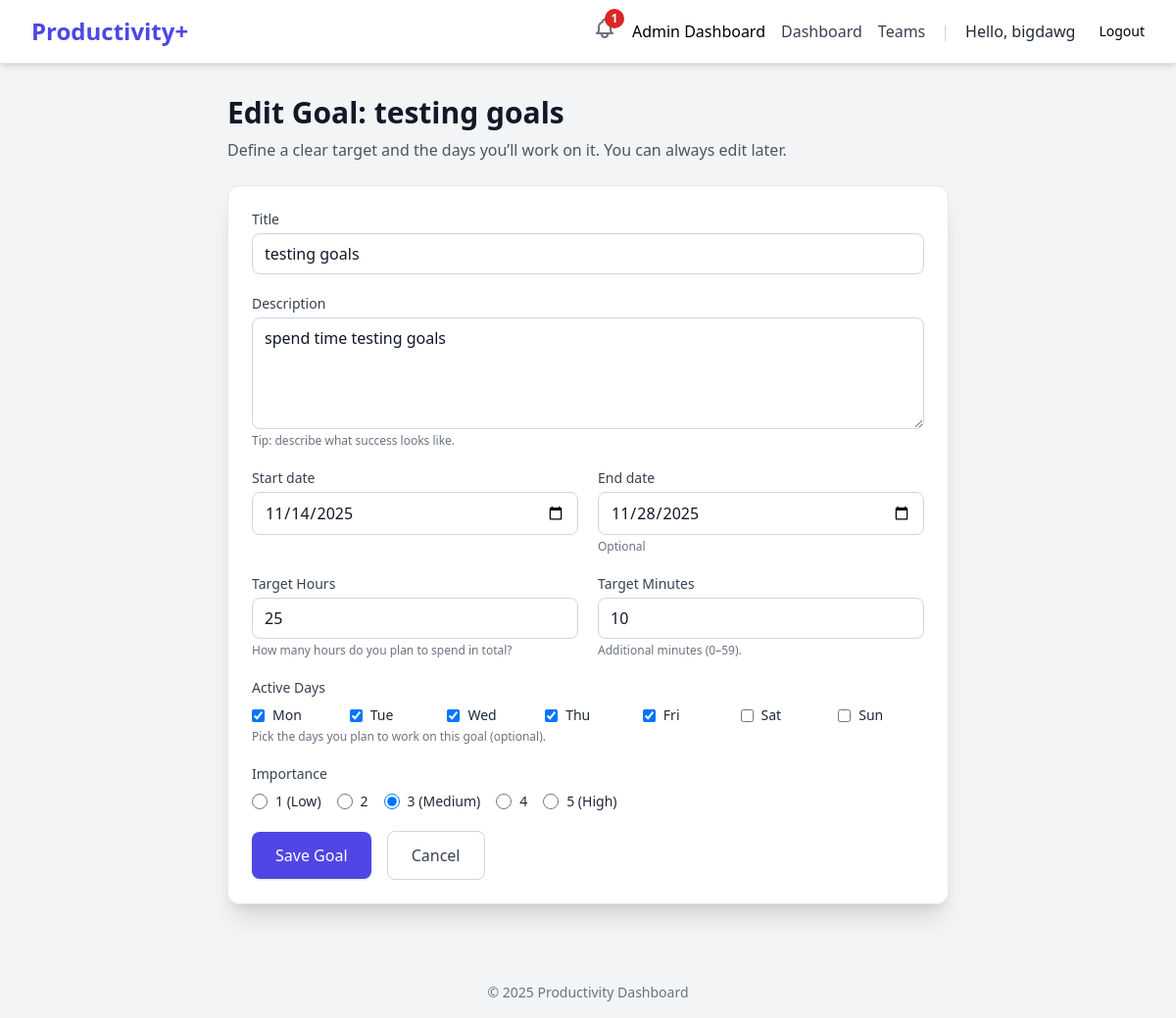
Page /dashboard/goal/4/edit/ (signed in) on the committed database.
### users/models.py (models this page shows, shortened)
class CustomUser(AbstractUser):
    class Role(models.TextChoices):
        USER = 'USER', 'User'
        ADMIN = 'ADMIN', 'Admin'
    role = models.CharField(max_length=50, choices=Role.choices, default=Role.USER)
    email = models.EmailField(unique=True)
    created_at = models.DateTimeField(auto_now_add=True)

### dashboard/models.py (models this page shows, shortened)
class BaseGoal(models.Model):
    title = models.CharField(max_length=255)
    description = models.TextField(blank=True, null=True)
    start_date = models.DateField()
    end_date = models.DateField(blank=True, null=True)
    target_time = models.DurationField(
        help_text="Target time to spend"
    )
    real_time = models.DurationField(
        default=timedelta(seconds=0),
        help_text="Actual time spent so far"
    )
    completed = models.BooleanField(default=False)
    created_at = models.DateTimeField(auto_now_add=True)
    updated_at = models.DateTimeField(auto_now=True)
    class Meta:
        abstract = True # This makes it a template, not a database table
        ordering = ['-created_at']

class PersonalGoal(BaseGoal):
    user = models.ForeignKey(
        settings.AUTH_USER_MODEL,
        on_delete=models.CASCADE,
        related_name='goals'
    )
    days_of_the_week = models.CharField(max_length=7, blank=True)
    importance_level = models.PositiveSmallIntegerField(
        default=1,
        validators = [MinValueValidator(1), MaxValueValidator(5)])
    class Meta:
        db_table = 'dashboard_goal'

### dashboard/views.py (the view)
# urls.py: path('goal/<int:goal_id>/edit/', views.goal_edit_view, name='goal_edit'),
@login_required
def goal_edit_view(request, goal_id):
    goal = get_object_or_404(PersonalGoal, pk=goal_id)
    is_authorized = False
    if goal.user == request.user:
        is_authorized = True
    """
    # Check 2: Is this a Team Goal, and is the user a Team Admin?
    if hasattr(goal, 'teamgoal') and goal.teamgoal.team:
        try:
            member_role = TeamMember.objects.get(
                user=request.user,
                team=goal.teamgoal.team
            ).role
            if member_role == TeamMember.Role.ADMIN:
                is_authorized = True
        except TeamMember.DoesNotExist:
            pass # Not a member, so not an admin

    """
    if not is_authorized:
        messages.error(request, f"You do not have permission to edit the goal '{goal.title}'.")
        return redirect('dashboard:dashboard_view')
    if request.method == 'POST':
        form = GoalForm(request.POST, instance=goal)
        if form.is_valid():
            form.save()
            messages.success(request, f"Goal '{goal.title}' updated successfully!")
            return redirect('dashboard:dashboard_view')
    else:
        form = GoalForm(instance=goal)
    context = {
        'form': form,
        'page_title': f'Edit Goal: {goal.title}'
    }
    return render(request, 'dashboard/goal_form.html', context)

### users/context_processors.py (called while the page is built)
def unread_notifications(request):
    if request.user.is_authenticated:
        notifications = Notification.objects.filter(
            user=request.user,
            is_read=False
        )
        return {
            'unread_notifications': notifications,
            'unread_notification_count': notifications.count()
        }
    return {}

### templates/dashboard/goal_form.html (shortened to what this page needs)
{% extends "base.html" %}
{% block content %}
<div class="max-w-3xl mx-auto py-8 px-4">
  <h1 class="text-3xl font-bold text-gray-900 mb-2">{{ page_title }}</h1>
  <p class="text-gray-600 mb-6">
    Define a clear target and the days you’ll work on it. You can always edit later.
  </p>
  <form method="post" class="bg-white shadow-xl rounded-xl p-6 border border-gray-200">
    <div class="mb-5">
      <label class="block text-sm font-medium text-gray-700">{{ form.title.label }}</label>
      {{ form.title }}
    </div>
    <div class="mb-5">
      <label class="block text-sm font-medium text-gray-700">{{ form.description.label }}</label>
      {{ form.description }}
      <p class="text-xs text-gray-500 mt-1">Tip: describe what success looks like.</p>
    </div>
    <div class="grid grid-cols-1 md:grid-cols-2 gap-5 mb-5">
      <div>
        <label class="block text-sm font-medium text-gray-700">{{ form.start_date.label }}</label>
        {{ form.start_date }}
      </div>
      <div>
        <label class="block text-sm font-medium text-gray-700">{{ form.end_date.label }}</label>
        {{ form.end_date }}
        <p class="text-xs text-gray-500 mt-1">Optional</p>
      </div>
    </div>
    <div class="grid grid-cols-1 md:grid-cols-2 gap-5 mb-5">
      <div>
        <label class="block text-sm font-medium text-gray-700">{{ form.target_hours.label }}</label>
        {{ form.target_hours }}
        <p class="text-xs text-gray-500 mt-1">{{ form.target_hours.help_text }}</p>
      </div>
      <div>
        <label class="block text-sm font-medium text-gray-700">{{ form.target_minutes.label }}</label>
        {{ form.target_minutes }}
        <p class="text-xs text-gray-500 mt-1">{{ form.target_minutes.help_text }}</p>
      </div>
    </div>
    <div class="mb-5">
      <label class="block text-sm font-medium text-gray-700">{{ form.days_selection.label }}</label>
      <div class="mt-2 grid grid-cols-3 sm:grid-cols-7 gap-3">
        {% for checkbox in form.days_selection %}
          <label class="inline-flex items-center space-x-2">
            {{ checkbox.tag }}
            <span class="text-sm text-gray-800">{{ checkbox.choice_label }}</span>
          </label>
        {% endfor %}
      </div>
      <p class="text-xs text-gray-500 mt-1">{{ form.days_selection.help_text }}</p>
    </div>
    <div class="mb-5">
      <label class="block text-sm font-medium text-gray-700">{{ form.importance_level.label }}</label>
      <div class="mt-2 flex flex-wrap gap-4">
        {% for radio in form.importance_level %}
          <label class="inline-flex items-center space-x-2">
            {{ radio.tag }} <span class="text-sm text-gray-800">{{ radio.choice_label }}</span>
          </label>
        {% endfor %}
      </div>
    </div>
    <button type="submit"
      class="w-full md:w-auto px-6 py-3 rounded-lg bg-indigo-600 text-white font-medium shadow hover:bg-indigo-700 focus:outline-none focus:ring-2 focus:ring-indigo-500">
      Save Goal
    </button>
    <a href="{% url 'dashboard:dashboard_view' %}"
       class="ml-3 inline-block px-6 py-3 rounded-lg border border-gray-300 text-gray-700 hover:bg-gray-50">
      Cancel
    </a>
  </form>
</div>
{% endblock %}

### templates/base.html (shortened to what this page needs)
{% load static %}
<!DOCTYPE html>
<html lang="en">
<head>
    <script src="https://cdn.tailwindcss.com"></script>
</head>
<body class="bg-gray-100 font-sans">
    <nav class="bg-white shadow-md border-b border-gray-200">
        <div class="max-w-7xl mx-auto px-4 sm:px-6 lg:px-8">
            <div class="flex justify-between items-center h-16">
                <div class="flex-shrink-0">
                    <a href="{% url 'index' %}" class="text-2xl font-bold text-indigo-600">Productivity+</a>
                </div>
                <div class="flex items-center space-x-4">
                    {% if user.is_authenticated %}
                    <div class="relative">
                        <button id="notification-bell" class="text-gray-500 hover:text-gray-700">
                        </button>
                        {% if unread_notification_count > 0 %}
                        <span class="absolute -top-2 -right-2 flex h-5 w-5 items-center justify-center rounded-full bg-red-600 text-xs font-bold text-white">
                            {{ unread_notification_count }}
                        </span>
                        {% endif %}
                        </div>
                        {% if request.user.role == "ADMIN" %}
                            <a href="{% url 'users:admin_dashboard' %}">Admin Dashboard</a>
                        {% endif %}
                        <a href="{% url 'dashboard:dashboard_view' %}" class="text-gray-700 hover:text-indigo-600">Dashboard</a>
                        <a href="{% url 'teams:team_list' %}" class="text-gray-700 hover:text-indigo-600">Teams</a>
                        <span class="text-gray-300">|</span>
                        <span class="text-gray-800 font-medium">Hello, {{ user.username }}</span>
                        <form method="post" action="{% url 'logout' %}" class="flex items-center">
                            <button type="submit" class="ml-2 button button-secondary-danger text-sm">
                                Logout
                            </button>
                        </form>
                    {% else %}
                        <a href="{% url 'login' %}" class="button button-primary">Login</a>
                        <a href="{% url 'register' %}" class="button button-secondary">Sign Up</a>
                    {% endif %}
                </div>
            </div>
        </div>
    </nav>
    <main>
        {% block content %}
        {% endblock %}
    </main>
    <footer class="text-center py-4 mt-8 text-gray-500 text-sm">
        &copy; {% now "Y" %} Productivity Dashboard
    </footer>
</body>
</html>

### rows in the picture
CustomUser: username "bigdawg"
PersonalGoal: title "testing goals", description "spend time testing goals", start_date "11/14/2025", end_date "11/28/2025"

### other values in the picture
{{ unread_notification_count }} "1"
{{ page_title }} "Edit Goal: testing goals"
{{ checkbox.choice_label }} "Mon" "Tue" "Wed" "Thu" "Fri" "Sat" "Sun"
{{ radio.choice_label }} "1 (Low)" "2" "3 (Medium)" "4" "5 (High)"
